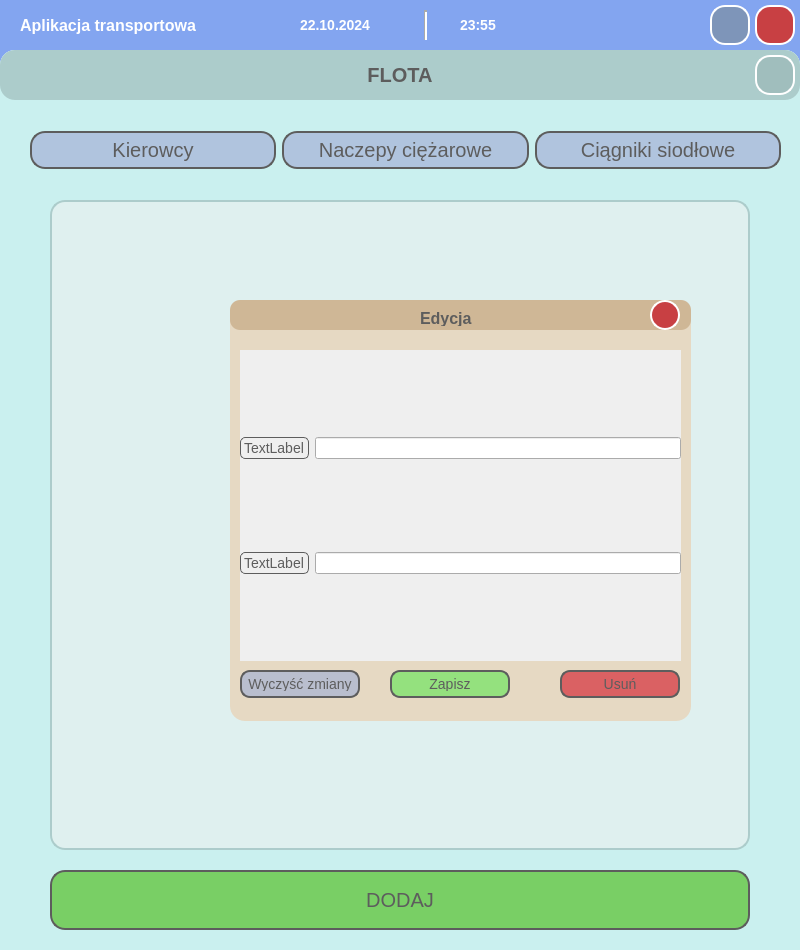
<?xml version="1.0" encoding="UTF-8"?>
<ui version="4.0">
 <class>MainWindow</class>
 <widget class="QMainWindow" name="MainWindow">
  <property name="enabled">
   <bool>true</bool>
  </property>
  <property name="geometry">
   <rect>
    <x>0</x>
    <y>0</y>
    <width>800</width>
    <height>950</height>
   </rect>
  </property>
  <property name="palette">
   <palette>
    <active>
     <colorrole role="Base">
      <brush brushstyle="SolidPattern">
       <color alpha="255">
        <red>255</red>
        <green>255</green>
        <blue>255</blue>
       </color>
      </brush>
     </colorrole>
     <colorrole role="Window">
      <brush brushstyle="SolidPattern">
       <color alpha="255">
        <red>131</red>
        <green>165</green>
        <blue>240</blue>
       </color>
      </brush>
     </colorrole>
    </active>
    <inactive>
     <colorrole role="Base">
      <brush brushstyle="SolidPattern">
       <color alpha="255">
        <red>255</red>
        <green>255</green>
        <blue>255</blue>
       </color>
      </brush>
     </colorrole>
     <colorrole role="Window">
      <brush brushstyle="SolidPattern">
       <color alpha="255">
        <red>131</red>
        <green>165</green>
        <blue>240</blue>
       </color>
      </brush>
     </colorrole>
    </inactive>
    <disabled>
     <colorrole role="Base">
      <brush brushstyle="SolidPattern">
       <color alpha="255">
        <red>131</red>
        <green>165</green>
        <blue>240</blue>
       </color>
      </brush>
     </colorrole>
     <colorrole role="Window">
      <brush brushstyle="SolidPattern">
       <color alpha="255">
        <red>131</red>
        <green>165</green>
        <blue>240</blue>
       </color>
      </brush>
     </colorrole>
    </disabled>
   </palette>
  </property>
  <property name="contextMenuPolicy">
   <enum>Qt::DefaultContextMenu</enum>
  </property>
  <property name="windowTitle">
   <string>MainWindow</string>
  </property>
  <property name="animated">
   <bool>true</bool>
  </property>
  <widget class="QWidget" name="centralwidget">
   <property name="font">
    <font>
     <pointsize>10</pointsize>
    </font>
   </property>
   <property name="acceptDrops">
    <bool>false</bool>
   </property>
   <widget class="QFrame" name="frame_main">
    <property name="enabled">
     <bool>true</bool>
    </property>
    <property name="geometry">
     <rect>
      <x>0</x>
      <y>50</y>
      <width>800</width>
      <height>930</height>
     </rect>
    </property>
    <property name="styleSheet">
     <string notr="true">QFrame {
    background-color: #e4eeff; /* Kolor tła prostokąta */
	color: rgb(228, 238, 255);
    border: 0px solid #e67e22; /* Obramowanie prostokąta */
    border-radius: 15px; /* Brak zaokrąglonych rogów, żeby uzyskać prostokąt */
}
</string>
    </property>
    <property name="frameShape">
     <enum>QFrame::StyledPanel</enum>
    </property>
    <property name="frameShadow">
     <enum>QFrame::Raised</enum>
    </property>
    <widget class="QWidget" name="widget_buttons" native="true">
     <property name="geometry">
      <rect>
       <x>250</x>
       <y>250</y>
       <width>300</width>
       <height>400</height>
      </rect>
     </property>
     <property name="styleSheet">
      <string notr="true">QPushButton {
    background-color: #3498db;  /* Kolor tła */
    color: white;  /* Kolor tekstu */
    border-radius: 10px;  /* Zaokrąglenie rogów */
    padding: 10px 20px;  /* Wewnętrzne marginesy (dostosowanie rozmiaru) */
    font-size: 24px;  /* Rozmiar czcionki */
    font-family: Arial, sans-serif;  /* Czcionka */
    border: 2px solid #2980b9;  /* Obramowanie */
}

QPushButton:hover {
    background-color: #2980b9;  /* Kolor tła po najechaniu */
}

QPushButton:pressed {
    background-color: #1f618d;  /* Kolor tła po kliknięciu */
}

QPushButton:disabled {
    background-color: #bdc3c7;  /* Kolor tła dla nieaktywnych przycisków */
    color: #7f8c8d;  /* Kolor tekstu dla nieaktywnych przycisków */
    border: 2px solid #95a5a6;  /* Obramowanie dla nieaktywnych przycisków */
}
</string>
     </property>
     <widget class="QPushButton" name="button_flota">
      <property name="geometry">
       <rect>
        <x>0</x>
        <y>0</y>
        <width>300</width>
        <height>100</height>
       </rect>
      </property>
      <property name="text">
       <string>FLOTA</string>
      </property>
     </widget>
     <widget class="QPushButton" name="button_serwis">
      <property name="enabled">
       <bool>true</bool>
      </property>
      <property name="geometry">
       <rect>
        <x>0</x>
        <y>150</y>
        <width>300</width>
        <height>100</height>
       </rect>
      </property>
      <property name="text">
       <string>SERWIS</string>
      </property>
     </widget>
     <widget class="QPushButton" name="button_magazyn">
      <property name="enabled">
       <bool>true</bool>
      </property>
      <property name="geometry">
       <rect>
        <x>0</x>
        <y>300</y>
        <width>300</width>
        <height>100</height>
       </rect>
      </property>
      <property name="text">
       <string>MAGAZYN</string>
      </property>
     </widget>
    </widget>
   </widget>
   <widget class="QWidget" name="widget_datetime" native="true">
    <property name="enabled">
     <bool>true</bool>
    </property>
    <property name="geometry">
     <rect>
      <x>300</x>
      <y>10</y>
      <width>250</width>
      <height>30</height>
     </rect>
    </property>
    <property name="styleSheet">
     <string notr="true">QLabel {
    color: #ffffff;  /* Kolor tekstu dla etykiet (przykład: pomarańczowy) */
    background-color: transparent;  /* Przezroczyste tło dla etykiet */
    border: none;  /* Brak ramki dla etykiet */
	font-size: 14px;
	font-weight: bold;  /* Ustawienie pogrubienia tekstu */
}

</string>
    </property>
    <widget class="QLabel" name="label_time">
     <property name="geometry">
      <rect>
       <x>160</x>
       <y>0</y>
       <width>80</width>
       <height>30</height>
      </rect>
     </property>
     <property name="maximumSize">
      <size>
       <width>150</width>
       <height>40</height>
      </size>
     </property>
     <property name="text">
      <string>23:55</string>
     </property>
    </widget>
    <widget class="QLabel" name="label_date">
     <property name="geometry">
      <rect>
       <x>0</x>
       <y>0</y>
       <width>100</width>
       <height>30</height>
      </rect>
     </property>
     <property name="maximumSize">
      <size>
       <width>150</width>
       <height>40</height>
      </size>
     </property>
     <property name="text">
      <string>22.10.2024</string>
     </property>
    </widget>
    <widget class="QFrame" name="line_vertical_date_time">
     <property name="geometry">
      <rect>
       <x>124</x>
       <y>0</y>
       <width>3</width>
       <height>30</height>
      </rect>
     </property>
     <property name="styleSheet">
      <string notr="true">QFrame {
    background-color: #ffffff;  /* Kolor linii */
    max-width: 1px;  /* Grubość linii dla linii pionowej */
}

</string>
     </property>
     <property name="frameShape">
      <enum>QFrame::VLine</enum>
     </property>
     <property name="frameShadow">
      <enum>QFrame::Sunken</enum>
     </property>
     <property name="lineWidth">
      <number>2</number>
     </property>
    </widget>
   </widget>
   <widget class="QFrame" name="frame_flota">
    <property name="enabled">
     <bool>true</bool>
    </property>
    <property name="geometry">
     <rect>
      <x>0</x>
      <y>50</y>
      <width>800</width>
      <height>970</height>
     </rect>
    </property>
    <property name="styleSheet">
     <string notr="true">QFrame {
    background-color: #caf0ef; /* Kolor tła prostokąta */
    border: 0px solid #e67e22; /* Obramowanie prostokąta */
    border-radius: 15px; /* Brak zaokrąglonych rogów, żeby uzyskać prostokąt */
    font-family: Arial, sans-serif;
    font-size: 14px;
}

QPushButton {
	color: #5d5d5d;
    background-color: #B0C4DE; /* Ustawia przezroczyste tło */
    border: 2px solid #5d5d5d; /* Ustawia kolor ramki (czarny) */
    border-radius: 15px; /* Zaokrąglone rogi ramki */
    padding: 5px; /* Wewnętrzne odstępy, opcjonalne */
    font-size: 20px;  /* Rozmiar czcionki */
    font-family: Arial, sans-serif;  /* Czcionka */
}

QPushButton:hover {
	background-color: #a2a6b4; /* Ustawia kolor tła po najechaniu */
}

QPushButton:pressed {
    background-color: #8a8e9a;  /* Kolor tła po kliknięciu */
}

QPushButton:disabled {
    background-color: #bdc3c7;  /* Kolor tła dla nieaktywnych przycisków */
    color: #7f8c8d;  /* Kolor tekstu dla nieaktywnych przycisków */
    border: 2px solid #95a5a6;  /* Obramowanie dla nieaktywnych przycisków */
}</string>
    </property>
    <property name="frameShape">
     <enum>QFrame::StyledPanel</enum>
    </property>
    <property name="frameShadow">
     <enum>QFrame::Raised</enum>
    </property>
    <widget class="QWidget" name="widget_flota_header" native="true">
     <property name="geometry">
      <rect>
       <x>0</x>
       <y>0</y>
       <width>800</width>
       <height>50</height>
      </rect>
     </property>
     <property name="styleSheet">
      <string notr="true">QWidget {
    background-color: #accccb; /* Kolor tła prostokąta */
    border: 0px solid #e67e22; /* Obramowanie prostokąta */
    border-radius: 15px; /* Brak zaokrąglonych rogów, żeby uzyskać prostokąt */
}

QLabel {
    color: #5d5d5d;  /* Kolor tekstu dla etykiet (przykład: pomarańczowy) */
    background-color: transparent;  /* Przezroczyste tło dla etykiet */
    border: none;  /* Brak ramki dla etykiet */
	font-size: 20px;
	font-weight: bold;  /* Ustawienie pogrubienia tekstu */
}

QPushButton {
    background-color: #a0bebd; /* Ustawia przezroczyste tło */
    border: 2px solid white; /* Ustawia kolor ramki (czarny) */
    border-radius: 15px; /* Zaokrąglone rogi ramki */
    padding: 5px; /* Wewnętrzne odstępy, opcjonalne */
	opacity: 0.5;
}

QPushButton:hover {
	background-color: #8ea8a7; /* Ustawia kolor tła po najechaniu */
}</string>
     </property>
     <widget class="QPushButton" name="button_exit_flota">
      <property name="enabled">
       <bool>true</bool>
      </property>
      <property name="geometry">
       <rect>
        <x>755</x>
        <y>5</y>
        <width>40</width>
        <height>40</height>
       </rect>
      </property>
      <property name="styleSheet">
       <string notr="true"/>
      </property>
      <property name="text">
       <string/>
      </property>
      <property name="icon">
       <iconset>
        <normaloff>undo_white.png</normaloff>undo_white.png</iconset>
      </property>
      <property name="iconSize">
       <size>
        <width>30</width>
        <height>30</height>
       </size>
      </property>
     </widget>
     <widget class="QLabel" name="label_flota_header">
      <property name="geometry">
       <rect>
        <x>300</x>
        <y>10</y>
        <width>200</width>
        <height>30</height>
       </rect>
      </property>
      <property name="text">
       <string>FLOTA</string>
      </property>
      <property name="alignment">
       <set>Qt::AlignCenter</set>
      </property>
     </widget>
    </widget>
    <widget class="QTableView" name="tableView_flota">
     <property name="geometry">
      <rect>
       <x>50</x>
       <y>150</y>
       <width>700</width>
       <height>650</height>
      </rect>
     </property>
     <property name="styleSheet">
      <string notr="true">    QTableView {
        border: 2px solid #accccb;
        border-radius: 15px;
        background-color: #dff0ef;
        gridline-color: #95a5a6;
    }

QTableView::item {
    border-bottom: 1px solid #bdc3c7;
    padding: 10px;
}

QTableView::item:selected {
    background-color: #3498db;
    color: white;
}

QTableView::item:hover {
    background-color: #2980b9;
}</string>
     </property>
    </widget>
    <widget class="QPushButton" name="button_flota_dodaj">
     <property name="geometry">
      <rect>
       <x>50</x>
       <y>820</y>
       <width>700</width>
       <height>60</height>
      </rect>
     </property>
     <property name="styleSheet">
      <string notr="true">QPushButton {
 	color: #5d5d5d;
    background-color: #79cf65; /* Ustawia przezroczyste tło */
    border: 2px solid #5d5d5d; /* Ustawia kolor ramki (czarny) */
    border-radius: 15px; /* Zaokrąglone rogi ramki */
    padding: 5px; /* Wewnętrzne odstępy, opcjonalne */
    font-size: 20px;  /* Rozmiar czcionki */
    font-family: Arial, sans-serif;  /* Czcionka */
}

QPushButton:hover {
	background-color: #6bb558; /* Ustawia kolor tła po najechaniu */
}

QPushButton:pressed {
    background-color: #4e8340;  /* Kolor tła po kliknięciu */
    border: 2px solid #4e8340; /* Ustawia kolor ramki (czarny) */

}</string>
     </property>
     <property name="text">
      <string>DODAJ</string>
     </property>
    </widget>
    <widget class="QFrame" name="frame_edit">
     <property name="geometry">
      <rect>
       <x>230</x>
       <y>250</y>
       <width>461</width>
       <height>421</height>
      </rect>
     </property>
     <property name="styleSheet">
      <string notr="true">QFrame {
	background-color: #e6d9c3;
}
QPushButton {
	color: #5d5d5d;
    background-color: #b9bece; /* Ustawia przezroczyste tło */
    border: 2px solid #5d5d5d; /* Ustawia kolor ramki (czarny) */
    border-radius: 10px; /* Zaokrąglone rogi ramki */
    padding: 5px; /* Wewnętrzne odstępy, opcjonalne */
    font-size: 14px;  /* Rozmiar czcionki */
    font-family: Arial, sans-serif;  /* Czcionka */
}

QPushButton:hover {
	background-color: #a2a6b4; /* Ustawia kolor tła po najechaniu */
}

QPushButton:pressed {
    background-color: #8a8e9a;  /* Kolor tła po kliknięciu */
}

QPushButton:disabled {
    background-color: #bdc3c7;  /* Kolor tła dla nieaktywnych przycisków */
    color: #7f8c8d;  /* Kolor tekstu dla nieaktywnych przycisków */
    border: 2px solid #95a5a6;  /* Obramowanie dla nieaktywnych przycisków */
}

QLabel {
    color: #5d5d5d;  /* Kolor tekstu dla etykiet (przykład: pomarańczowy) */
    background-color: transparent;  /* Przezroczyste tło dla etykiet */
    border: none;  /* Brak ramki dla etykiet */
}</string>
     </property>
     <property name="frameShape">
      <enum>QFrame::StyledPanel</enum>
     </property>
     <property name="frameShadow">
      <enum>QFrame::Raised</enum>
     </property>
     <widget class="QScrollArea" name="scrollArea_frame_edit">
      <property name="geometry">
       <rect>
        <x>10</x>
        <y>50</y>
        <width>441</width>
        <height>311</height>
       </rect>
      </property>
      <property name="widgetResizable">
       <bool>true</bool>
      </property>
      <widget class="QWidget" name="scrollAreaWidgetContents">
       <property name="geometry">
        <rect>
         <x>0</x>
         <y>0</y>
         <width>441</width>
         <height>311</height>
        </rect>
       </property>
       <property name="styleSheet">
        <string notr="true">QLabel {
    border: 1px solid #5d5d5d ;  /* Brak ramki dla etykiet */
	border-radius: 5px;
	font-size: 14px;

}</string>
       </property>
       <widget class="QWidget" name="gridLayoutWidget">
        <property name="geometry">
         <rect>
          <x>0</x>
          <y>0</y>
          <width>441</width>
          <height>311</height>
         </rect>
        </property>
        <layout class="QGridLayout" name="gridLayout_frame_edit">
         <item row="0" column="1">
          <widget class="QLineEdit" name="lineEdit"/>
         </item>
         <item row="0" column="0">
          <widget class="QLabel" name="label_2">
           <property name="text">
            <string>TextLabel</string>
           </property>
          </widget>
         </item>
         <item row="1" column="0">
          <widget class="QLabel" name="label_3">
           <property name="text">
            <string>TextLabel</string>
           </property>
          </widget>
         </item>
         <item row="1" column="1">
          <widget class="QLineEdit" name="lineEdit_2"/>
         </item>
        </layout>
       </widget>
      </widget>
     </widget>
     <widget class="QPushButton" name="button_save">
      <property name="geometry">
       <rect>
        <x>160</x>
        <y>370</y>
        <width>120</width>
        <height>28</height>
       </rect>
      </property>
      <property name="styleSheet">
       <string notr="true">QPushButton {
    background-color: #94e17e; /* Ustawia przezroczyste tło */
}

QPushButton:hover {
	background-color: #89ce74; /* Ustawia kolor tła po najechaniu */
}

QPushButton:pressed {
    background-color: #70a85f;  /* Kolor tła po kliknięciu */
}

</string>
      </property>
      <property name="text">
       <string>Zapisz</string>
      </property>
     </widget>
     <widget class="QWidget" name="widget_header_frame_edit" native="true">
      <property name="geometry">
       <rect>
        <x>0</x>
        <y>0</y>
        <width>461</width>
        <height>30</height>
       </rect>
      </property>
      <property name="styleSheet">
       <string notr="true">QWidget {
	background: #cfb796;
	border-radius: 10px;
} </string>
      </property>
      <widget class="QLabel" name="label_frame_edit">
       <property name="geometry">
        <rect>
         <x>190</x>
         <y>10</y>
         <width>81</width>
         <height>16</height>
        </rect>
       </property>
       <property name="styleSheet">
        <string notr="true">QLabel {
	font-size: 16px;
	font-weight: bold;  /* Ustawienie pogrubienia tekstu */
}</string>
       </property>
       <property name="text">
        <string>Edycja</string>
       </property>
      </widget>
      <widget class="QPushButton" name="button_exit_frame_edit">
       <property name="enabled">
        <bool>true</bool>
       </property>
       <property name="geometry">
        <rect>
         <x>420</x>
         <y>0</y>
         <width>30</width>
         <height>30</height>
        </rect>
       </property>
       <property name="styleSheet">
        <string notr="true">QPushButton {
    background-color: #c84043; /* Ustawia przezroczyste tło */
    border: 2px solid white; /* Ustawia kolor ramki (czarny) */
    border-radius: 15px; /* Zaokrąglone rogi ramki */
    padding: 5px; /* Wewnętrzne odstępy, opcjonalne */
	opacity: 0.5;
}

QPushButton:hover {
	background-color: #a73639; /* Ustawia kolor tła po najechaniu */
}</string>
       </property>
       <property name="text">
        <string/>
       </property>
       <property name="icon">
        <iconset>
         <normaloff>cross_white.png</normaloff>cross_white.png</iconset>
       </property>
       <property name="iconSize">
        <size>
         <width>15</width>
         <height>15</height>
        </size>
       </property>
      </widget>
     </widget>
     <widget class="QPushButton" name="button_clear">
      <property name="geometry">
       <rect>
        <x>10</x>
        <y>370</y>
        <width>120</width>
        <height>28</height>
       </rect>
      </property>
      <property name="text">
       <string>Wyczyść zmiany</string>
      </property>
     </widget>
     <widget class="QPushButton" name="button_delete">
      <property name="geometry">
       <rect>
        <x>330</x>
        <y>370</y>
        <width>120</width>
        <height>28</height>
       </rect>
      </property>
      <property name="styleSheet">
       <string notr="true">QPushButton {
    background-color: #da6163; /* Ustawia przezroczyste tło */
}

QPushButton:hover {
	background-color: #c54e5a; /* Ustawia kolor tła po najechaniu */
}

QPushButton:pressed {
    background-color: #b04652;  /* Kolor tła po kliknięciu */
}</string>
      </property>
      <property name="text">
       <string>Usuń</string>
      </property>
     </widget>
    </widget>
    <widget class="QWidget" name="horizontalLayoutWidget">
     <property name="geometry">
      <rect>
       <x>30</x>
       <y>60</y>
       <width>751</width>
       <height>80</height>
      </rect>
     </property>
     <layout class="QHBoxLayout" name="horizontalLayout">
      <item>
       <widget class="QPushButton" name="button_flota_kierowcy">
        <property name="text">
         <string>Kierowcy</string>
        </property>
       </widget>
      </item>
      <item>
       <widget class="QPushButton" name="button_flota_naczepy">
        <property name="text">
         <string>Naczepy ciężarowe</string>
        </property>
       </widget>
      </item>
      <item>
       <widget class="QPushButton" name="button_flota_ciagniki">
        <property name="text">
         <string>Ciągniki siodłowe</string>
        </property>
       </widget>
      </item>
     </layout>
    </widget>
   </widget>
   <widget class="QWidget" name="widget_system" native="true">
    <property name="geometry">
     <rect>
      <x>710</x>
      <y>5</y>
      <width>85</width>
      <height>40</height>
     </rect>
    </property>
    <widget class="QPushButton" name="button_exit">
     <property name="enabled">
      <bool>true</bool>
     </property>
     <property name="geometry">
      <rect>
       <x>45</x>
       <y>0</y>
       <width>40</width>
       <height>40</height>
      </rect>
     </property>
     <property name="styleSheet">
      <string notr="true">QPushButton {
    background-color: #c84043; /* Ustawia przezroczyste tło */
    border: 2px solid white; /* Ustawia kolor ramki (czarny) */
    border-radius: 15px; /* Zaokrąglone rogi ramki */
    padding: 5px; /* Wewnętrzne odstępy, opcjonalne */
	opacity: 0.5;
}

QPushButton:hover {
	background-color: #a73639; /* Ustawia kolor tła po najechaniu */
}</string>
     </property>
     <property name="text">
      <string/>
     </property>
     <property name="icon">
      <iconset>
       <normaloff>cross_white.png</normaloff>cross_white.png</iconset>
     </property>
     <property name="iconSize">
      <size>
       <width>25</width>
       <height>25</height>
      </size>
     </property>
    </widget>
    <widget class="QPushButton" name="button_minimize">
     <property name="enabled">
      <bool>true</bool>
     </property>
     <property name="geometry">
      <rect>
       <x>0</x>
       <y>0</y>
       <width>40</width>
       <height>40</height>
      </rect>
     </property>
     <property name="styleSheet">
      <string notr="true">QPushButton {
    background-color: #7e95b9; /* Ustawia przezroczyste tło */
    border: 2px solid white; /* Ustawia kolor ramki (czarny) */
    border-radius: 15px; /* Zaokrąglone rogi ramki */
    padding: 5px; /* Wewnętrzne odstępy, opcjonalne */
	opacity: 0.5;
}

QPushButton:hover {
	background-color: #627590; /* Ustawia kolor tła po najechaniu */
}</string>
     </property>
     <property name="text">
      <string/>
     </property>
     <property name="icon">
      <iconset>
       <normaloff>minus_white.png</normaloff>minus_white.png</iconset>
     </property>
     <property name="iconSize">
      <size>
       <width>25</width>
       <height>25</height>
      </size>
     </property>
    </widget>
   </widget>
   <widget class="QLabel" name="label">
    <property name="geometry">
     <rect>
      <x>20</x>
      <y>10</y>
      <width>250</width>
      <height>30</height>
     </rect>
    </property>
    <property name="styleSheet">
     <string notr="true">QLabel {
    color: #ffffff;  /* Kolor tekstu dla etykiet (przykład: pomarańczowy) */
    background-color: transparent;  /* Przezroczyste tło dla etykiet */
    border: none;  /* Brak ramki dla etykiet */
	font-size: 16px;
	font-weight: bold;  /* Ustawienie pogrubienia tekstu */
}</string>
    </property>
    <property name="text">
     <string>Aplikacja transportowa</string>
    </property>
   </widget>
   <zorder>widget_datetime</zorder>
   <zorder>frame_main</zorder>
   <zorder>widget_system</zorder>
   <zorder>frame_flota</zorder>
   <zorder>label</zorder>
  </widget>
  <widget class="QMenuBar" name="menubar">
   <property name="geometry">
    <rect>
     <x>0</x>
     <y>0</y>
     <width>800</width>
     <height>26</height>
    </rect>
   </property>
  </widget>
 </widget>
 <resources/>
 <connections/>
</ui>
